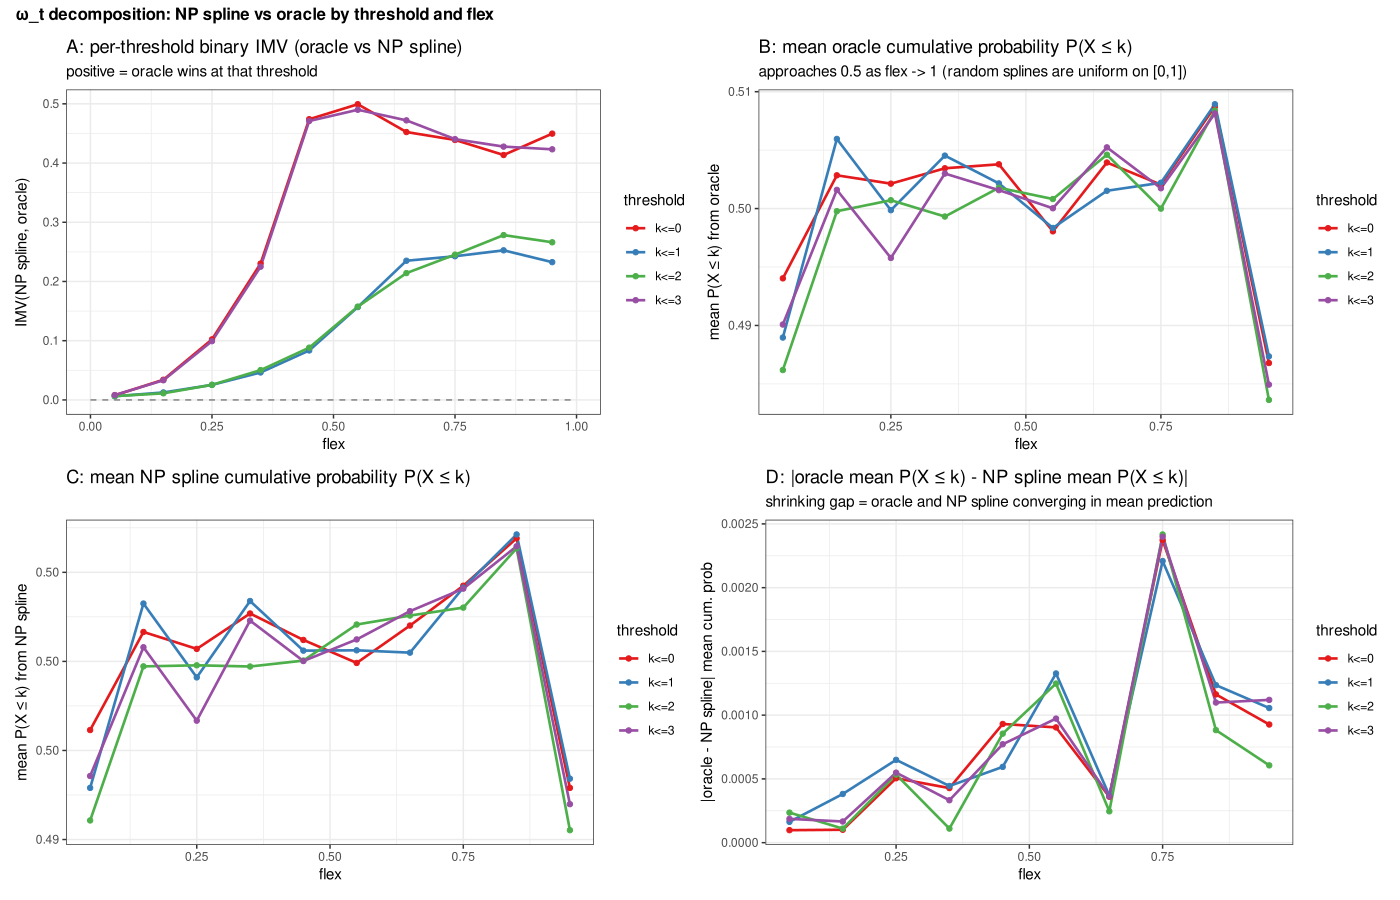

Source code (R):
## diag_imvt_decomp.R
## Decomposes ω_t oracle advantage for the NP spline by threshold k, at a range
## of flex values.  Goal: locate where the non-monotone ω_t pattern comes from.
##
## For each (flex, rep): compute per-threshold binary IMV(NP spline, oracle)
## and the marginal P(X > k) from the oracle, to see if the log-score gap
## saturates or changes character at high flex.
##
## Output: src/diag_imvt_decomp.pdf

suppressPackageStartupMessages({
  library(ggplot2); library(dplyr); library(tidyr); library(scam); library(imv)
})

OUT <- "/home/ben/Dropbox/Apps/Overleaf/binomial_model/src"

## ── helpers copied from gpcm_binomial_sweep_np.R ─────────────────────────────

gpcm_probs <- function(theta, a, b) {
  K  <- length(b) + 1L
  ln <- matrix(0, nrow = length(theta), ncol = K)
  for (k in seq_len(K - 1L))
    ln[, k + 1L] <- ln[, k] + a * (theta - b[k])
  ln <- ln - apply(ln, 1, max)
  ex <- exp(ln); ex / rowSums(ex)
}

rand_mono_spline <- function(n_knots = 7L) {
  x_k <- seq(-4, 4, length.out = n_knots)
  y_k <- sort(runif(n_knots))
  splinefun(x_k, y_k, method = "monoH.FC")
}

np_probs <- function(theta, a_j, b_j, K, flex, splines_j) {
  n       <- K - 1L; theta_c <- pmin(pmax(theta, -4), 4)
  gpcm_cat <- gpcm_probs(theta, a_j, b_j)
  gpcm_cum <- matrix(NA_real_, length(theta), n)
  for (k in seq_len(n))
    gpcm_cum[, k] <- 1 - rowSums(gpcm_cat[, seq_len(k), drop = FALSE])
  rand_cum <- matrix(NA_real_, length(theta), n)
  for (k in seq_len(n))
    rand_cum[, k] <- pmin(pmax(splines_j[[k]](theta_c), 0), 1)
  cum <- (1 - flex) * gpcm_cum + flex * rand_cum
  if (n > 1L) cum <- t(apply(cum, 1, sort, decreasing = TRUE))
  probs <- cbind(1 - cum[, 1],
                 if (n > 1L) cum[, seq_len(n-1L), drop=FALSE] -
                              cum[, seq_len(n-1L)+1L, drop=FALSE],
                 cum[, n])
  pmax(probs, 1e-10)
}

## per-threshold binary IMV: positive = oracle better than model
imv_t_by_k <- function(pr_model, pr_oracle, X, K) {
  sapply(0:(K - 2L), function(ii) {
    resp <- as.integer(X <= ii)
    p1   <- rowSums(pr_model [, 1:(ii + 1L), drop = FALSE])
    p2   <- rowSums(pr_oracle[, 1:(ii + 1L), drop = FALSE])
    tryCatch(imv.binary(resp, p1, p2), error = function(e) NA_real_)
  })
}

## mean oracle P(X <= k) and NP spline P(X <= k) across holdout observations
mean_cum_probs <- function(pr, K)
  colMeans(apply(pr, 1, function(p) cumsum(p)[1:(K-1)]))

## ── mini simulation ───────────────────────────────────────────────────────────

set.seed(42)
K        <- 5L
N        <- 1000L
N_ITEMS  <- 10L
N_REPS   <- 30L
flex_vals <- c(0.05, 0.15, 0.25, 0.35, 0.45, 0.55, 0.65, 0.75, 0.85, 0.95)

results <- do.call(rbind, lapply(flex_vals, function(flex) {
  do.call(rbind, lapply(seq_len(N_REPS), function(rep_idx) {
    set.seed(rep_idx * 997L + as.integer(round(flex * 1000)) + 10000L)

    theta    <- rnorm(N)
    n_bound  <- K - 1L
    X_mat    <- matrix(NA_integer_, N, N_ITEMS)
    item_par <- vector("list", N_ITEMS)

    for (j in seq_len(N_ITEMS)) {
      a_j <- rlnorm(1, 0, 0.5)
      b_j <- seq(-1.5, 1.5, length.out = n_bound) + rnorm(n_bound, 0, 0.3)
      spl <- lapply(seq_len(n_bound), function(k) rand_mono_spline())
      pr  <- np_probs(theta, a_j, b_j, K, flex, spl)
      pr  <- pr / rowSums(pr)
      X_mat[, j] <- apply(pr, 1, function(p) sample.int(K, 1L, prob = p) - 1L)
      item_par[[j]] <- list(a = a_j, b = b_j, flex = flex, splines = spl)
    }
    if (any(sapply(seq_len(N_ITEMS), function(j) length(unique(X_mat[, j])) < K)))
      return(NULL)

    ## 20% holdout
    n_ho    <- as.integer(0.2 * N * N_ITEMS)
    ho_lin  <- sample(N * N_ITEMS, n_ho)
    ho_mat  <- matrix(FALSE, N, N_ITEMS); ho_mat[ho_lin] <- TRUE
    ho_row  <- row(ho_mat)[ho_lin]; ho_col <- col(ho_mat)[ho_lin]
    X_ho    <- X_mat[ho_lin]
    pctt    <- as.numeric(table(factor(X_ho, levels = 0L:(K-1L)))) / n_ho

    X_tr_df <- as.data.frame(X_mat); X_tr_df[ho_mat] <- NA_integer_

    ## oracle predictions (true theta + true params)
    pr_oracle <- matrix(NA_real_, n_ho, K)
    for (j in seq_len(N_ITEMS)) {
      cells_j <- which(ho_col == j)
      if (!length(cells_j)) next
      tp <- item_par[[j]]
      pr_oracle[cells_j, ] <- np_probs(theta[ho_row[cells_j]], tp$a, tp$b, K,
                                        tp$flex, tp$splines)
    }

    ## NP spline: fit per item on training, predict on holdout using true theta
    pr_np <- matrix(NA_real_, n_ho, K)
    ok <- TRUE
    for (j in seq_len(N_ITEMS)) {
      obs_j <- which(!ho_mat[, j])
      df_j  <- data.frame(X = X_mat[obs_j, j], th = theta[obs_j])
      if (length(unique(df_j$X)) < K) { ok <- FALSE; break }
      fit_j <- tryCatch(
        scam(cbind(X, K - 1L - X) ~ s(th, bs = "mpi"),
             data = df_j, family = binomial()),
        error = function(e) NULL
      )
      if (is.null(fit_j)) { ok <- FALSE; break }
      cells_j <- which(ho_col == j)
      if (!length(cells_j)) next
      p_hat <- pmin(pmax(
        as.numeric(predict(fit_j, newdata = data.frame(th = theta[ho_row[cells_j]]),
                           type = "response")), 1e-10), 1 - 1e-10)
      pr_np[cells_j, ] <- outer(p_hat, 0:(K-1L), function(p, k) dbinom(k, K-1L, p))
    }
    if (!ok || anyNA(pr_np) || anyNA(pr_oracle)) return(NULL)

    ## per-threshold IMV (positive = oracle beats NP spline)
    imvt_k <- imv_t_by_k(pr_np, pr_oracle, X_ho, K)

    ## mean cumulative probs from oracle and NP spline across holdout obs
    oracle_cum <- mean_cum_probs(pr_oracle, K)
    np_cum     <- mean_cum_probs(pr_np, K)

    data.frame(
      flex     = flex,
      rep      = rep_idx,
      threshold = paste0("k<=", 0:(K-2L)),
      imvt_k   = imvt_k,
      oracle_cum = oracle_cum,
      np_cum     = np_cum,
      wt         = (pctt[1:(K-1L)] / (1 - pctt[K]))[1:(K-1L)]
    )
  }))
}))

## ── aggregate and plot ────────────────────────────────────────────────────────

agg <- results |>
  group_by(flex, threshold) |>
  summarize(
    mean_imvt   = mean(imvt_k,    na.rm = TRUE),
    mean_oracle = mean(oracle_cum, na.rm = TRUE),
    mean_np     = mean(np_cum,     na.rm = TRUE),
    mean_wt     = mean(wt,         na.rm = TRUE),
    .groups = "drop"
  )

## weighted ω_t (should reproduce main results)
wt_imvt <- agg |>
  group_by(flex) |>
  summarize(
    omega_t = sum(mean_imvt * mean_wt) / sum(mean_wt),
    .groups = "drop"
  )
cat("Weighted ω_t by flex (should peak ~0.45 then decrease):\n")
print(wt_imvt)

## Panel A: per-threshold IMV by flex
pA <- ggplot(agg, aes(x = flex, y = mean_imvt, colour = threshold, group = threshold)) +
  geom_line(linewidth = 0.9) + geom_point(size = 1.5) +
  annotate("segment", x = 0, xend = 1, y = 0, yend = 0,
           linetype = "dashed", colour = "grey50") +
  scale_colour_brewer(palette = "Set1") +
  labs(title = "A: per-threshold binary IMV (oracle vs NP spline)",
       subtitle = "positive = oracle wins at that threshold",
       x = "flex", y = "IMV(NP spline, oracle)") +
  theme_bw(base_size = 11)

## Panel B: mean oracle P(X <= k) by flex
pB <- ggplot(agg, aes(x = flex, y = mean_oracle, colour = threshold, group = threshold)) +
  geom_line(linewidth = 0.9) + geom_point(size = 1.5) +
  scale_colour_brewer(palette = "Set1") +
  labs(title = "B: mean oracle cumulative probability P(X ≤ k)",
       subtitle = "approaches 0.5 as flex -> 1 (random splines are uniform on [0,1])",
       x = "flex", y = "mean P(X ≤ k) from oracle") +
  theme_bw(base_size = 11)

## Panel C: mean NP spline P(X <= k) by flex
pC <- ggplot(agg, aes(x = flex, y = mean_np, colour = threshold, group = threshold)) +
  geom_line(linewidth = 0.9) + geom_point(size = 1.5) +
  scale_colour_brewer(palette = "Set1") +
  labs(title = "C: mean NP spline cumulative probability P(X ≤ k)",
       x = "flex", y = "mean P(X ≤ k) from NP spline") +
  theme_bw(base_size = 11)

## Panel D: |oracle - NP spline| by threshold and flex
pD <- agg |>
  mutate(gap = abs(mean_oracle - mean_np)) |>
  ggplot(aes(x = flex, y = gap, colour = threshold, group = threshold)) +
  geom_line(linewidth = 0.9) + geom_point(size = 1.5) +
  scale_colour_brewer(palette = "Set1") +
  labs(title = "D: |oracle mean P(X ≤ k) - NP spline mean P(X ≤ k)|",
       subtitle = "shrinking gap = oracle and NP spline converging in mean prediction",
       x = "flex", y = "|oracle - NP spline| mean cum. prob") +
  theme_bw(base_size = 11)

library(patchwork)
p <- (pA | pB) / (pC | pD) +
  plot_annotation(
    title = "ω_t decomposition: NP spline vs oracle by threshold and flex",
    theme = theme(plot.title = element_text(size = 12, face = "bold"))
  )

ggsave(file.path(OUT, "diag_imvt_decomp.pdf"), plot = p,
       width = 14, height = 9, device = cairo_pdf)
message("Saved src/diag_imvt_decomp.pdf")
